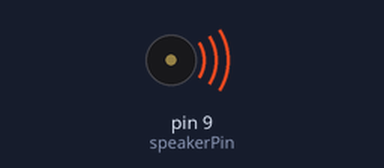
Bench run of a sketch on a simulated Arduino Uno, built with avr-gcc and run on an emulated ATmega328P. On the bench: buzzer (waves = sounding).

Above: at 1.01 s.
At 19.37 s:
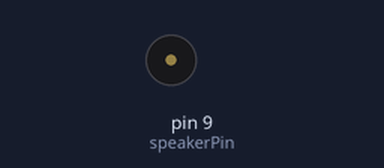
Timing chart, 0 to 19.7 s (numbered marks = the images above):
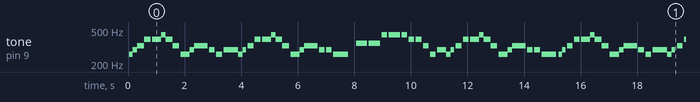

The sketch:

Prog_6_Melodia_2.ino
```cpp
/**********************************************************************************
**                                                                               **
**                                  Music player_2 Ho Susana                     **
**                                                                               **
**               c=DO, d=RE, e=MI, f=FA, g=SOL, a=LA, b=SI, C=DO' D=RE'          **
**                                                                               **
**********************************************************************************/

//********** Includes *************************************************************

//********** Variables ************************************************************
// pin for speaker
const int speakerPin = 9;
int tempo = 100;


//Melody ho susana
int length = 57;
char notes[] = "cdeggagecdeedcdcdeggagecdeeddc ffaaaggecdcdeggagecdeeddc";
int beats[]={ 1,1,2,2,3,1,2,2,3,1,2,2,2,2,5,1,1,2,2,3,1,2,2,3,1,2,2,2,2,5,2,4,4,2,4,2,2,2,2,2,3,1,1,2,2,3,1,2,2,3,1,2,2,2,2,5};

//****** Setup ****************************************************************
void setup() {
  // make the pin output
  pinMode(speakerPin, OUTPUT);
}

//***** Loop *****************************************************************
void loop() {
    for (int i = 0; i < length; i++) {
    if (notes[i] == ' ') {
      delay(beats[i] * tempo);
    } else {
      playNote(notes[i], beats[i] * tempo);
    }
    // pause between notes
    delay(tempo / 2);
  }
}
//****** Funcions *************************************************************
void playTone(int tone, int duration) {
  for (long i = 0; i < duration * 1000L; i += tone * 2) {
    digitalWrite(speakerPin, HIGH);
    delayMicroseconds(tone);
    digitalWrite(speakerPin, LOW);
    delayMicroseconds(tone);
  }
}

void playNote(char note, int duration) {
  char names[] = { 'c', 'd', 'e', 'f', 'g', 'a', 'b', 'C' , 'D'};
  int tones[] = { 1915, 1700, 1519, 1432, 1275, 1136, 1014, 956, 840};

  // play the tone corresponding to the note name
  for (int i = 0; i < 9; i++) {
    if (names[i] == note) {
      playTone(tones[i], duration);
    }
  }
}
```

Measured:
- by itself, tone on pin 9 (speakerPin): plays 260 Hz for 0.12 s, 293 Hz for 0.16 s, 328 Hz for 0.24 s, 391 Hz for 0.24 s, 391 Hz for 0.32 s, 438 Hz for 0.16 s … (446 notes in this stretch)
